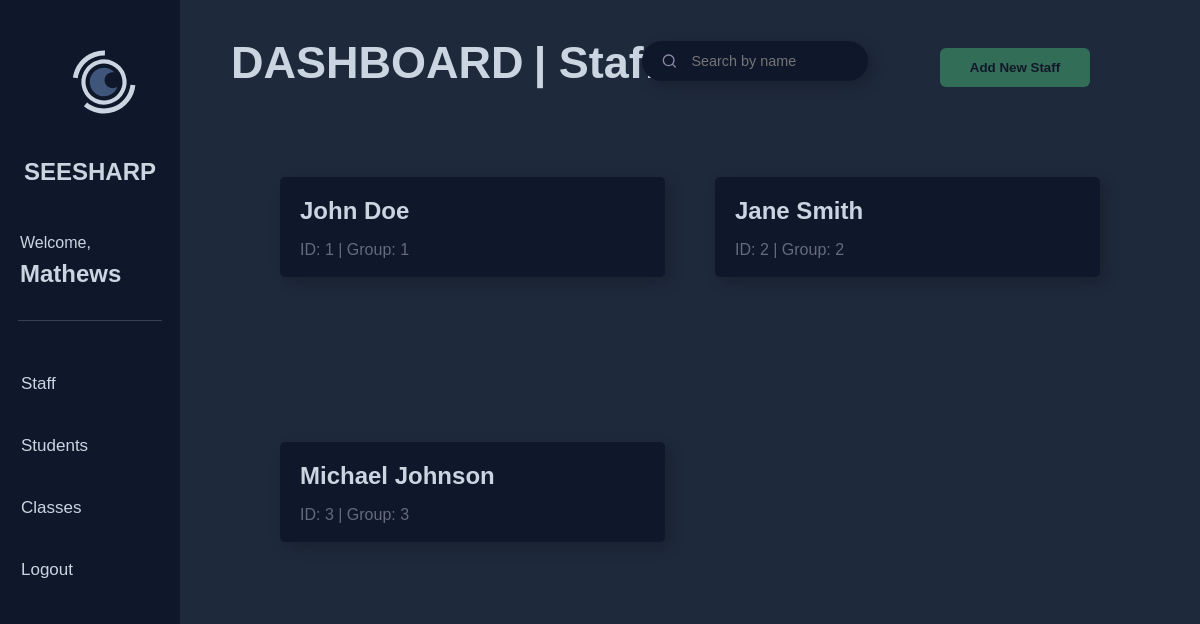
Page /admin (signed in) on the committed database.
### website/models.py (models this page shows, shortened)
class Admin(db.Model,UserMixin):
    admin_id = db.Column(db.Integer,primary_key=True)
    name = db.Column(db.String(150))
    email = db.Column(db.String(150),unique=True)
    password = db.Column(db.String(150))

class Staff(db.Model,UserMixin):
    staff_id = db.Column(db.Integer,primary_key=True)
    name = db.Column(db.String(150))
    email = db.Column(db.String(150),unique=True)
    password = db.Column(db.String(150))
    group = db.Column(db.Integer)

### website/auth.py (the view)
@auth.route('admin',methods=['GET','POST'])
@login_required
def admin():
    staffs = Staff.query.all()
    return render_template("admin_staff.html",staffs=staffs,user=current_user)

### website/templates/admin_staff.html (shortened to what this page needs)
{% extends 'admin.html' %} {% block staff_section %}
<div class="right_container_head">
<h1>DASHBOARD </h1>
<h2 class="sub-heading">| Staff</h2>
<div class="searchbar_container">
  <form class="search-form" method="POST">
    <button>
      <svg
        width="17"
        height="16"
        fill="none"
        xmlns="http://www.w3.org/2000/svg"
        role="img"
        aria-labelledby="search"
      >
        <path
          d="M7.667 12.667A5.333 5.333 0 107.667 2a5.333 5.333 0 000 10.667zM14.334 14l-2.9-2.9"
          stroke="currentColor"
          stroke-width="1.333"
          stroke-linecap="round"
          stroke-linejoin="round"
        ></path>
      </svg>
    </button>
    <input
      class="input"
      placeholder="Search by name"
      required=""
      type="text"
      name="query"
      id="query"
    />
  </form>
</div>
<button type="submit" class="sign" onclick="toAddNewStaff()">Add New Staff</button>
</div>
<div class="grid-container">
  {% if staffs %} {% for staff in staffs %}
  <div class="card">
    <h2>{{ staff.name }}</h2>
    <p>ID: {{ staff.staff_id }} | Group: {{staff.group}} </p>
  </div>
  {% endfor %} {% else %}
  <h2>No Staff Found</h2>
  {% endif %}
</div>
{% endblock %}

### website/templates/base_dashboard.html (shortened to what this page needs)
{% extends "base.html" %} {% block title %}Admin{% endblock %} {% block content
%}
<div class="left_container">
  <div class="logo-container" onclick="toHome()">
  </div>
  <h1 class="logo"><a href="/">SEESHARP</a></h1>
  <p>Welcome,<br /></p>
  <p class="name">{{user.name}}</p>
  <div class="line"></div>
  {% block nav_buttons %} {% endblock %}
  <button class="nav_btn logout" id="logout_btn" onclick="toLogout()">
    <span>Logout</span>
  </button>
</div>
<div class="right_container">{% block right_container %}{% block right_container_head %}{% endblock %}{% endblock %}</div>
{% endblock %}

### website/templates/admin_staff.html (style rules this page uses)
.sub-heading { color: var(--text_color); text-align: left; margin-left: 1%; font-size: 45px; font-weight: 600; }
.sign { position: absolute; right: 110px; width: 150px; background-color: #326d58; padding: 0.75rem; color: rgba(17, 24, 39, 1); border: none; border-radius: 0.375rem; font-weight: 600; margin-top: 8px; }
.searchbar_container { position: absolute; margin-top: 35px; right: 300px; padding: 2rem; height: 10vh; }
.search-form button { border: none; background: none; color: #8b8ba7; }
.search-form { --timing: 0.3s; --width-of-input: 200px; --height-of-input: 40px; --border-height: 2px; --input-bg: #0f172a; --border-color: #2f2ee9; --border-radius: 30px; --after-border-radius: 1px; position: relative; width: var(--width-of-input); height: var(--height-of-input); display: flex; align-items: center; padding-inline: 0.8em; border-radius: var(--border-radius); transition: border-radius 0.5s ease; background: var(--input-bg, #fff); box-shadow: 5px 5px 15px rgba(0, 0, 0, 0.2); }
.input { font-size: 0.9rem; background-color: transparent; width: 100%; height: 100%; padding-inline: 0.5em; padding-block: 0.7em; border: none; color: #cbd5e1; }
.search-form:before { content: ""; position: absolute; background: var(--border-color); transform: scaleX(0); transform-origin: center; width: 100%; height: var(--border-height); left: 0; bottom: 0; border-radius: 1px; transition: transform var(--timing) ease; }
.search-form svg { width: 17px; margin-top: 3px; }
.grid-container { display: grid; grid-template-columns: repeat( auto-fill, minmax(250px, 1fr) ); gap: 50px; padding: 50px 100px 100px 100px; overflow-y: scroll; height: 60vh; }
.card { background-color: #0f172a; display: relative; padding: 20px; border-radius: 5px; box-shadow: 5px 5px 15px rgba(0, 0, 0, 0.2); height: 60px; }
.card h2 { color: #cbd5e1; font-size: 1.5rem; margin: 0; }
.card p { color: #cbd5e172; }

### website/templates/base_dashboard.html (style rules this page uses)
:root { --text_color: #cbd5e1; --bg_color: #1e293b; --secondary_color: #0f172a; }
body { background-color: var(--bg_color); margin: 0; font-family: Arial, Helvetica, sans-serif; }
.logo-container { height: 25%; width: 90%; margin: -10% 0 -40% 13%; padding: 0; display: flex; }
.left_container a { text-decoration: none; color: var(--text_color); }
.left_container { background-color: var(--secondary_color); width: 15%; height: 100vh; }
.left_container h1 { color: var(--text_color); font-size: 1.5rem; text-align: center; margin-top: 0; margin-bottom: 3rem; padding-top: 3rem; }
.left_container p { color: var(--text_color); margin-left: 1.25rem; }
.name { color: var(--text_color); margin-top: -0.5rem; padding: 0%; margin-left: 1.25rem; font-size: 1.5rem; font-weight: 800; }
.nav_btn { display: inline-block; border-radius: 4px; background-color: var(--secondary_color); border: none; color: var(--text_color); text-align: left; font-size: 17px; padding: 16px; width: 90%; transition: all 0.5s; cursor: pointer; margin: 5px; }
.nav_btn span { cursor: pointer; display: inline-block; position: relative; transition: 0.5s; }
.nav_btn span:after { content: "»"; position: absolute; opacity: 0; top: 0; right: -15px; transition: 0.5s; }
.line { height: 1px; width: 80%; background-color: rgba(55, 65, 81, 1); margin: 2rem auto; }
.right_container { background-color: var(--bg_color); width: 85%; height: 100vh; }
.right_container_head { display: flex; flex-direction: row; justify-content:flex-start; align-items:center; }
.right_container h1 { color: var(--text_color); text-align: left; margin-left: 5%; font-size: 45px; font-weight: 600; }

### rows in the picture
Admin: name "Mathews"
Staff: name "John Doe", staff_id "1", group "1"
Staff: name "Jane Smith", staff_id "2", group "2"
Staff: name "Michael Johnson", staff_id "3", group "3"
